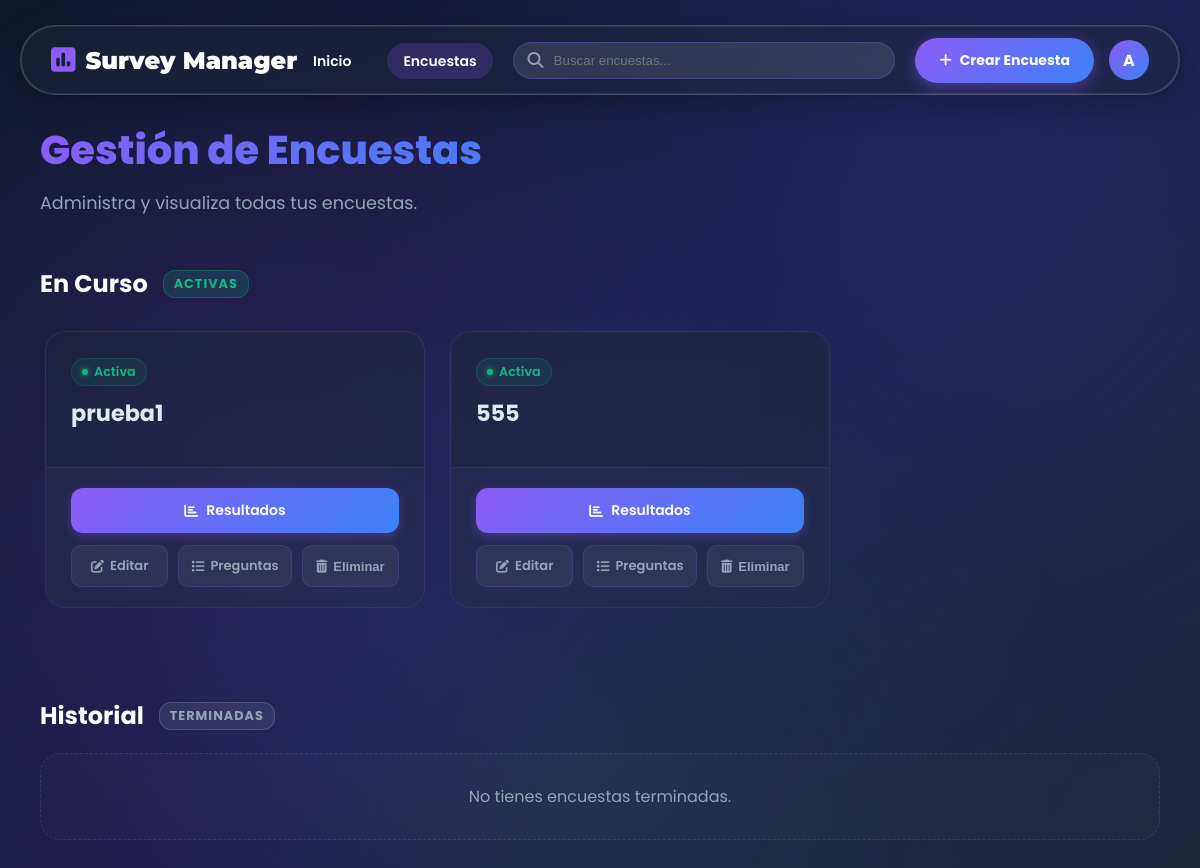
The app's page /lista_encuestas/ (signed in), older data.
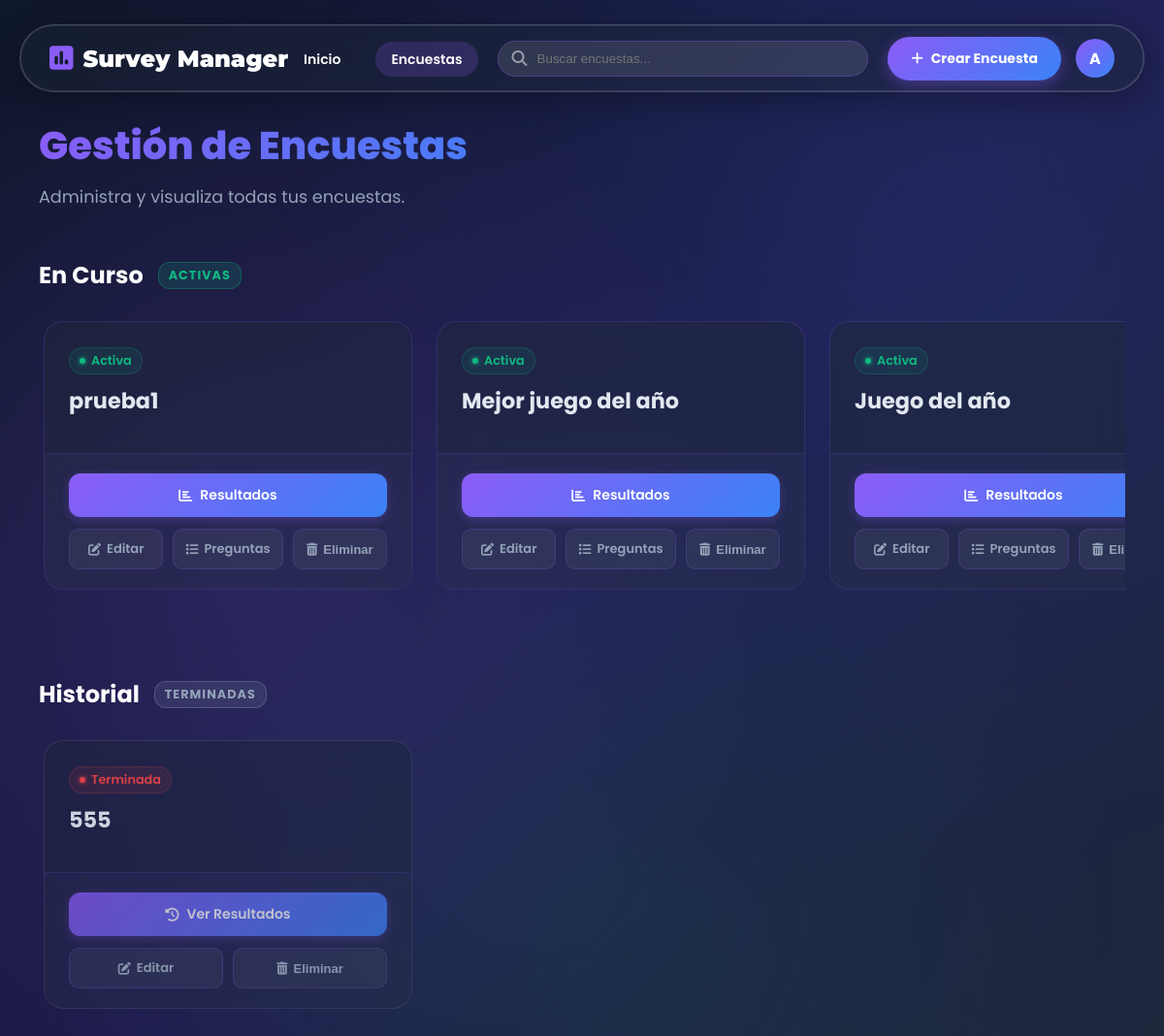
The same page, newer data.
### core/models.py (models this page shows, shortened)
class Encuesta(models.Model):
    ESTADO = (
        ('ACTIVA', 'Activa'),
        ('TERMINADA', 'Terminada'),
        ('PROGRAMADA', 'Programada'), # Nuevo estado para encuestas futuras
    )
    estado = models.CharField(max_length=10, choices=ESTADO, default='ACTIVA')
    titulo = models.CharField(max_length=200)
    fecha_creacion = models.DateTimeField(default=timezone.now)
    fecha_inicio = models.DateTimeField(null=True, blank=True, help_text="Fecha y hora para activar la encuesta automáticamente.")
    fecha_fin = models.DateTimeField(null=True, blank=True, help_text="Fecha y hora para terminar la encuesta automáticamente.")
    descripcion = models.TextField(blank=True)

### core/views.py (the view)
# urls.py: path('lista_encuestas/', views.lista_encuestas, name='lista_encuestas'), # Muestra la lista de encuestas
@login_required
def lista_encuestas(request):
    encuestas = Encuesta.objects.filter(estado='ACTIVA')
    encuestas_terminadas = Encuesta.objects.filter(estado='TERMINADA')
    return render(request, 'listar/lista_encuestas.html', {
        'encuestas': encuestas,
        'encuestas_terminadas': encuestas_terminadas
    })

### core/templates/listar/lista_encuestas.html (shortened to what this page needs)
<!DOCTYPE html>
<html lang="es">
<head>
    {% load static %}
    <link rel="stylesheet" href="https://cdnjs.cloudflare.com/ajax/libs/font-awesome/6.4.0/css/all.min.css">
</head>
<body>
    <div class="navbar-wrapper">
        <nav class="nav-capsule">
            <a href="{% url 'inicio' %}" class="brand-logo">
                <i class="fas fa-poll logo-icon"></i>
                <span class="logo-text">Survey Manager</span>
            </a>
            <ul class="nav-menu">
                <li><a href="{% url 'inicio' %}" class="nav-link">Inicio</a></li>
                <li><a href="{% url 'lista_encuestas' %}" class="nav-link active">Encuestas</a></li>
            </ul>
            <div class="search-box">
                <i class="fas fa-search search-icon"></i>
                <input type="search" class="search-input" placeholder="Buscar encuestas..." id="searchInput">
            </div>
            <a href="{% url 'crear_encuesta' %}" class="btn-create"><i class="fas fa-plus"></i> Crear Encuesta</a>
            {% if user.is_authenticated %}
            <div class="user-menu">
                <div class="user-avatar" id="userMenuBtn">{{ user.username|first|upper }}</div>
            </div>
            {% endif %}
        </nav>
    </div>
    <main class="main-content">
        <div class="page-header">
            <h1 class="page-title">Gestión de Encuestas</h1>
            <p class="page-subtitle">Administra y visualiza todas tus encuestas.</p>
        </div>
        {% if not encuestas and not encuestas_terminadas %}
            <div class="empty-state">
                <div class="empty-icon"><i class="fas fa-clipboard-list"></i></div>
                <h3 class="empty-title">No hay encuestas disponibles</h3>
                <p class="empty-text">Parece que aún no has creado ninguna encuesta. ¡Empieza ahora!</p>
                <a href="{% url 'crear_encuesta' %}" class="btn-create"><i class="fas fa-plus"></i> Crear Nueva Encuesta</a>
            </div>
        {% else %}
            <div class="section-divider">
                <h2 class="section-title">En Curso</h2>
                <span class="section-badge badge-active">Activas</span>
            </div>
            {% if encuestas %}
            <div class="carousel-container">
                <div class="carousel-wrapper">
                    <div class="survey-grid">
                        {% for encuesta in encuestas %}
                        <div class="survey-card">
                            <div class="card-header">
                                <div class="status-indicator status-active">
                                    <div class="dot"></div> Activa
                                </div>
                                <h3 class="card-title">{{ encuesta.titulo }}</h3>
                            </div>
                            <div class="card-footer">
                                <a href="{% url 'resultados' encuesta_id=encuesta.id %}" class="btn-results"><i class="fas fa-chart-bar"></i> Resultados</a>
                                <div class="card-actions">
                                    <a href="{% url 'editar_encuesta' encuesta_id=encuesta.id %}" class="btn-action-text"><i class="fas fa-edit"></i> Editar</a>
                                    <a href="{% url 'lista_preguntas' encuesta_id=encuesta.id %}" class="btn-action-text"><i class="fas fa-list"></i> Preguntas</a>
                                    <button class="btn-action-text delete delete-survey-btn" data-survey-id="{{ encuesta.id }}"><i class="fas fa-trash-alt"></i> Eliminar</button>
                                </div>
                            </div>
                        </div>
                        {% endfor %}
                    </div>
                </div>
            </div>
            {% else %}
                <div class="empty-mini">No hay encuestas activas en este momento.</div>
            {% endif %}
            <div class="section-divider" style="margin-top: 60px;">
                <h2 class="section-title">Historial</h2>
                <span class="section-badge badge-terminated">Terminadas</span>
            </div>
            {% if encuestas_terminadas %}
            <div class="carousel-container">
                <div class="carousel-wrapper">
                    <div class="survey-grid">
                        {% for encuesta in encuestas_terminadas %}
                        <div class="survey-card terminated-card">
                            <div class="card-header">
                                <div class="status-indicator status-terminated">
                                    <div class="dot"></div> Terminada
                                </div>
                                <h3 class="card-title">{{ encuesta.titulo }}</h3>
                            </div>
                            <div class="card-footer">
                                <a href="{% url 'resultados' encuesta_id=encuesta.id %}" class="btn-results" style="opacity: 0.8;"><i class="fas fa-history"></i> Ver Resultados</a>
                                <div class="card-actions">
                                    <a href="{% url 'editar_encuesta' encuesta_id=encuesta.id %}" class="btn-action-text"><i class="fas fa-edit"></i> Editar</a>
                                    <button class="btn-action-text delete delete-survey-btn" data-survey-id="{{ encuesta.id }}"><i class="fas fa-trash-alt"></i> Eliminar</button>
                                </div>
                            </div>
                        </div>
                        {% endfor %}
                    </div>
                </div>
            </div>
            {% else %}
                <div class="empty-mini">No tienes encuestas terminadas.</div>
            {% endif %}
        {% endif %}
    </main>
</body>
</html>

Row changes from the older to the newer data that the page shows:
added Encuesta: titulo "Mejor juego del año", shown under "En Curso"
added Encuesta: titulo "Juego del año", shown under "En Curso"
changed Encuesta (number 4 of 4 on the later page): moves from the list under "En Curso" to the list under "Historial"
Text that changed along with them:
text no longer shown: "No tienes encuestas terminadas."
